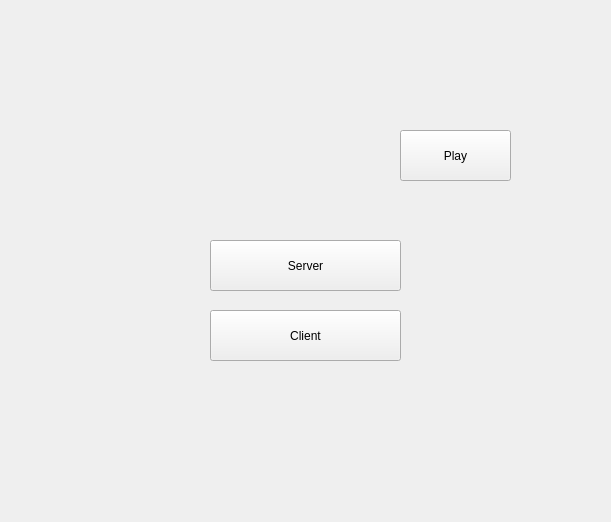
<?xml version="1.0" encoding="UTF-8"?>
<ui version="4.0">
 <class>Selection</class>
 <widget class="QWidget" name="Selection">
  <property name="geometry">
   <rect>
    <x>0</x>
    <y>0</y>
    <width>611</width>
    <height>522</height>
   </rect>
  </property>
  <property name="windowTitle">
   <string>Form</string>
  </property>
  <widget class="QLabel" name="label">
   <property name="geometry">
    <rect>
     <x>-30</x>
     <y>-10</y>
     <width>661</width>
     <height>581</height>
    </rect>
   </property>
   <property name="styleSheet">
    <string notr="true">border-image: url(:/new/prefix1/choose_server_client.jpg);</string>
   </property>
   <property name="text">
    <string/>
   </property>
  </widget>
  <widget class="QPushButton" name="Server">
   <property name="geometry">
    <rect>
     <x>210</x>
     <y>240</y>
     <width>191</width>
     <height>51</height>
    </rect>
   </property>
   <property name="text">
    <string>Server</string>
   </property>
  </widget>
  <widget class="QPushButton" name="Client">
   <property name="geometry">
    <rect>
     <x>210</x>
     <y>310</y>
     <width>191</width>
     <height>51</height>
    </rect>
   </property>
   <property name="text">
    <string>Client</string>
   </property>
  </widget>
  <widget class="QPushButton" name="pushButton">
   <property name="geometry">
    <rect>
     <x>400</x>
     <y>130</y>
     <width>111</width>
     <height>51</height>
    </rect>
   </property>
   <property name="text">
    <string>Play</string>
   </property>
  </widget>
 </widget>
 <resources/>
 <connections/>
</ui>
